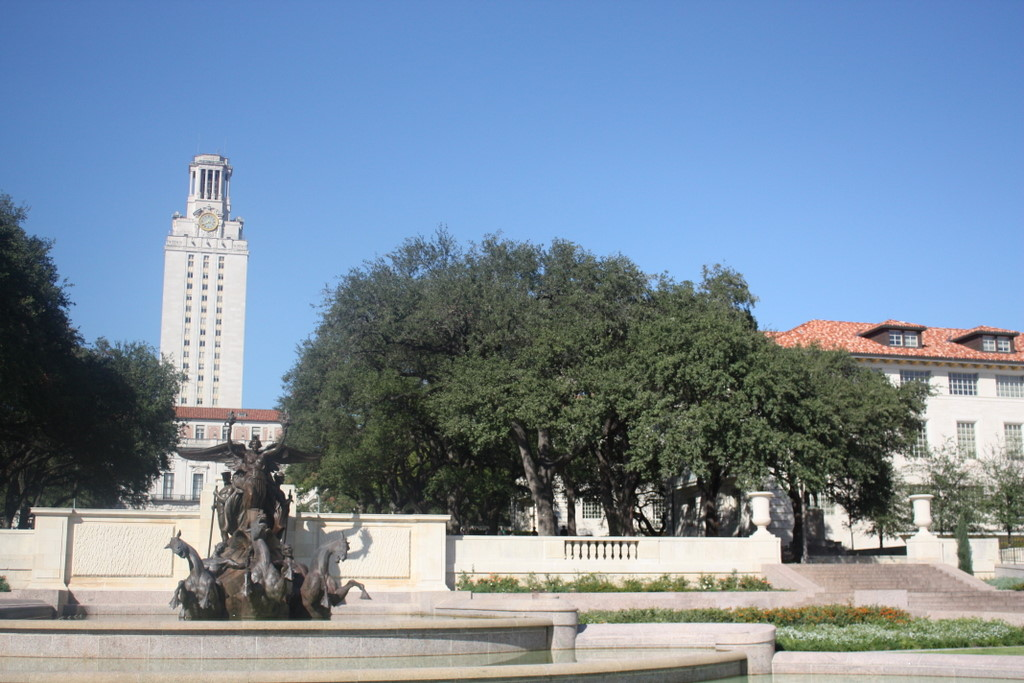
#> input picture data/uttower_left.JPG, 1024 x 683 px
$ python stitch.py
#> lines starting #> are read from the running program, lines starting #| are printed output that depends on the picture; long printed decimals are rounded
#!/usr/bin/env python

# ---------------------------------
# CS472 - Assignment 4
# Date: 15/05/2022
# Adel Abbas, csdp1270
#
# Run:
#   python3 stitch.py
# ---------------------------------

import os
import cv2 as cv
import numpy as np


def readImage(filename):
    return cv.imread(filename, cv.IMREAD_GRAYSCALE)


def writeImage(img, filename):
    cv.imwrite(filename, img)
    return None


def getConstraint(a: cv.KeyPoint, b: cv.KeyPoint):
    """
    Constructs a constraint matrix given 2 key points
    """
    ax, ay = a.pt
    bx, by = b.pt
    A = np.array(
        [[-ax, -ay, -1, 0, 0, 0, ax * bx, ay * bx, bx],
         [0, 0, 0, -ax, -ay, -1, ax * by, ay * by, by]]
    )
    return A


def findHomography(kp1, kp2, matches):
    """
    Computes the homography matrix using RANSAC.
    """
    NB_ITERS = 1000
    MAX_NB_INLIERS = 100
    maxInliersCount = 0
    bestInliers1 = None
    bestInliers2 = None
    iter = 0
    while maxInliersCount < MAX_NB_INLIERS and iter < NB_ITERS:
        # Choose random samples
        sampleIds = np.random.choice(matches.shape[0], size=4, replace=False)
        samples = matches[sampleIds, :]

        # Then construct the A matrix to be used in the DLT process
        constraints = tuple(getConstraint(kp1[a], kp2[b]) for a, b in samples)
        A = np.vstack(constraints)
        _, _, vh = np.linalg.svd(A)
        # The last row of vh corresponds to the eigenvector associated with
        # the smallest eigenvalue of A.T @ A
        h = vh[-1, :].reshape((3, 3))

        # Find the inliers
        matchIds1 = np.array(matches[:, 0], dtype=int)
        matchIds2 = np.array(matches[:, 1], dtype=int)
        inliers1, inliers2 = getInliers(
            np.array(kp1)[matchIds1], np.array(kp2)[matchIds2], h)
        count = len(inliers1)

        if count >= maxInliersCount:
            maxInliersCount = count
            bestInliers1 = inliers1
            bestInliers2 = inliers2
        iter += 1

    # Recompute h with the best set of inliers
    constraints = tuple(getConstraint(kp1, kp2)
                        for kp1, kp2 in zip(bestInliers1, bestInliers2))
    A = np.vstack(constraints)
    _, _, vh = np.linalg.svd(A)
    h = vh[-1, :].reshape((3, 3))

    # Compute Average residual
    print(f" Number of inliers : {maxInliersCount}")
    residual = getAverageResidual(bestInliers1, bestInliers2, h)
    print(f" Average residual : {residual}")

    return h


def getAverageResidual(kp1, kp2, h):
    """
    Computes the average residual corresponding to the input
    homography matrx.
    """
    kp1_coordinates = np.array([[kp.pt[0], kp.pt[1], 1] for kp in kp1])
    kp2_coordinates = np.array([list(kp.pt) for kp in kp2])

    prediction = kp1_coordinates @ h
    # Normalize coordinates [x, y, alpha] => [x, y, 1]
    prediction = prediction / prediction[:, 2][:, None]
    prediction = prediction[:, :2]
    dist = np.linalg.norm(prediction - kp2_coordinates, axis=1)**2
    residual = np.mean(dist)
    return residual


def getInliers(kp1, kp2, h):
    """
    Finds the inlier key points pairs.
    """
    INLIER_DIST_THRESHOLD = 600
    kp1_coordinates = np.array([[kp.pt[0], kp.pt[1], 1] for kp in kp1])
    kp2_coordinates = np.array([list(kp.pt) for kp in kp2])

    prediction = kp1_coordinates @ h
    # Normalize coordinates [x, y, alpha] => [x, y, 1]
    prediction = prediction / prediction[:, 2][:, None]
    prediction = prediction[:, :2]
    dist = np.linalg.norm(prediction - kp2_coordinates, axis=1)
    inliersIds = np.argwhere(dist < INLIER_DIST_THRESHOLD).flatten()
    return kp1[inliersIds], kp2[inliersIds]


def warpImages(img1, img2, h):
    height1, width1 = img1.shape
    height2, width2 = img2.shape
    # Find the corners of the new image
    # Define the corners of both input images
    srcImageCorners = np.array([[0, 0],
                                [0, height1],
                                [width1, height1],
                                [width1, 0]], dtype=np.float64)
    # Reshape to match opencv's perspectiveTransform input format
    srcImageCorners = srcImageCorners.reshape(-1, 1, 2)

    destImageCorners = np.array([[0, 0],
                                 [0, height2],
                                 [width2, height2],
                                 [width2, 0]], dtype=np.float64)
    destImageCorners = destImageCorners.reshape(-1, 1, 2)

    # Translate the corners of the first image
    srcImageCorners = cv.perspectiveTransform(srcImageCorners, h)

    corners = np.concatenate(
        (srcImageCorners, destImageCorners), axis=0)

    # Compute the corners of the output image
    margin = 1
    x_min, y_min = np.int32(corners.min(axis=0).ravel() - margin)
    x_max, y_max = np.int32(corners.max(axis=0).ravel() + margin)
    shape = (x_max - x_min, y_max - y_min)
    x_min = -x_min
    y_min = -y_min

    # Homography translation matrix
    ht = np.array([[1, 0, x_min],
                   [0, 1, y_min],
                   [0, 0, 1]])

    # Warp the source image in the output image
    warp = cv.warpPerspective(img1, ht.dot(h), dsize=shape)

    warp[y_min: height1 + y_min, x_min: width1 + x_min] = img2
    return warp


def getTopMatches(distances, n):
    """
    Return a matrix with the indices of the
    top-N matches. This step is the slowest part of the entire
    stichting process, as the sorting task is performed on a
    relatively large matrix.
    """
    width = distances.shape[1]
    topN = distances.flatten().argsort()[:n]
    matches = np.zeros((n, 2), dtype=int)
    for k, i in enumerate(topN):
        x = i % width
        y = i // width
        matches[k] = [y, x]
    return matches


def computeDistanceMatrix(A, B):
    """
    In order to benefit from the efficiency of vectorized numpy computations,
    the distance matrix dist(A, B) is computed as :
    dist(A, B) = sqrt(dot(A, A) + dot(B, B) - 2 * dot(A, B))
    """
    M = A.shape[0]
    N = B.shape[0]
    AA = np.sum(A*A, axis=1).reshape((M, 1)) * np.ones((1, N))
    BB = np.sum(B*B, axis=1) * np.ones((M, 1))
    distances = AA + BB - 2 * A.dot(B.T)
    return np.sqrt(distances)


def stitch(img1, img2):
    print(" Computing SIFT features")
    sift = cv.SIFT_create()
    kp1, des1 = sift.detectAndCompute(img1, None)
    kp2, des2 = sift.detectAndCompute(img2, None)

    print(" Computing distance matrix")
    distances = computeDistanceMatrix(des1, des2)

    print(" Computing top n matches")
    n = 200
    matches = getTopMatches(distances, n)

    print(" Computing homography")
    h = findHomography(kp1, kp2, matches)

    print(" Warping images")
    stitched = warpImages(img1, img2, h)
    return stitched


def process(filename, filename2, data="./", out="./"):
    print("-------------------------")
    print(" Reading images")
    img1 = readImage(os.path.join(data, filename))
    img2 = readImage(os.path.join(data, filename2))
    res = stitch(img1, img2)
    writeImage(res, os.path.join(out, "stitch.jpg"))
    return None


def main():
    DIR = "./data"
    OUT = "./out"
    filename = "uttower_left.JPG"
    filename2 = "uttower_right.JPG"
    #filename = "1.JPG"
    #filename2 = "2.JPG"
    process(filename, filename2, data=DIR, out=OUT)
#> call 2 of readImage, with filename = './data/uttower_right.JPG'
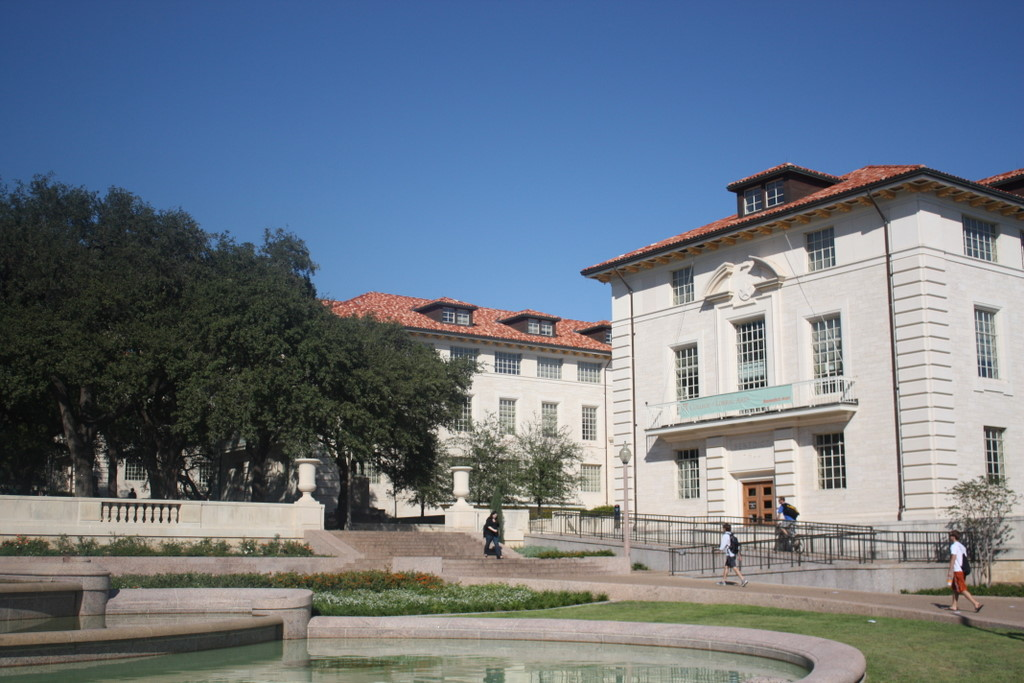
#> input picture data/uttower_right.JPG, 1024 x 683 px
#> in readImage (call 2), `return cv.imread(filename, cv.IMREAD_GRAYSCALE)`:
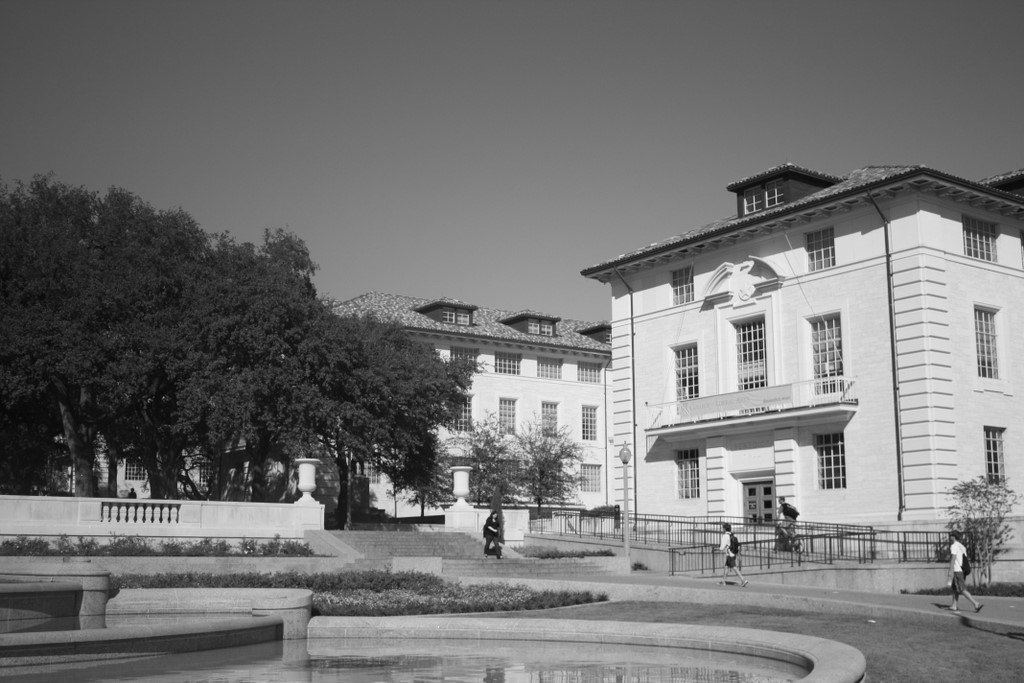
#> returned value: shape (683, 1024); min 3, max 255, mean 117
#> in stitch, `kp1, des1 = sift.detectAndCompute(img1, None)`: kp1 = 5317 keypoints; strongest (x, y, size): (620, 556, 2.4), (612, 556, 2.2), (698, 499, 3.5), (534, 528, 1.9)
#> in stitch, `kp2, des2 = sift.detectAndCompute(img2, None)`: kp2 = 4195 keypoints; strongest (x, y, size): (958, 550, 9.6), (490, 527, 2), (376, 451, 1.8), (440, 520, 6.8)
#> in computeDistanceMatrix, `distances = AA + BB - 2 * A.dot(B.T)`:
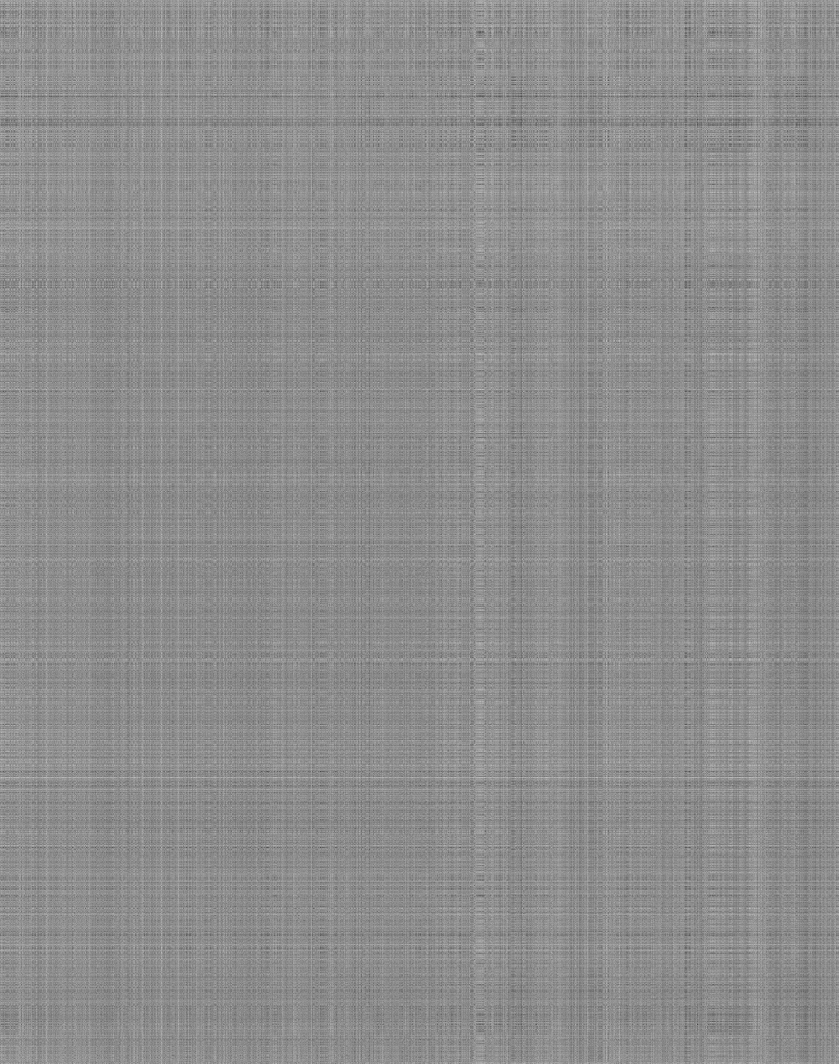
#> distances: shape (5317, 4195) float64 (shown at 1/5 size); min 824, max 502590, mean 279758.5; drawn with min black and max white
#> in computeDistanceMatrix, `return np.sqrt(distances)`:
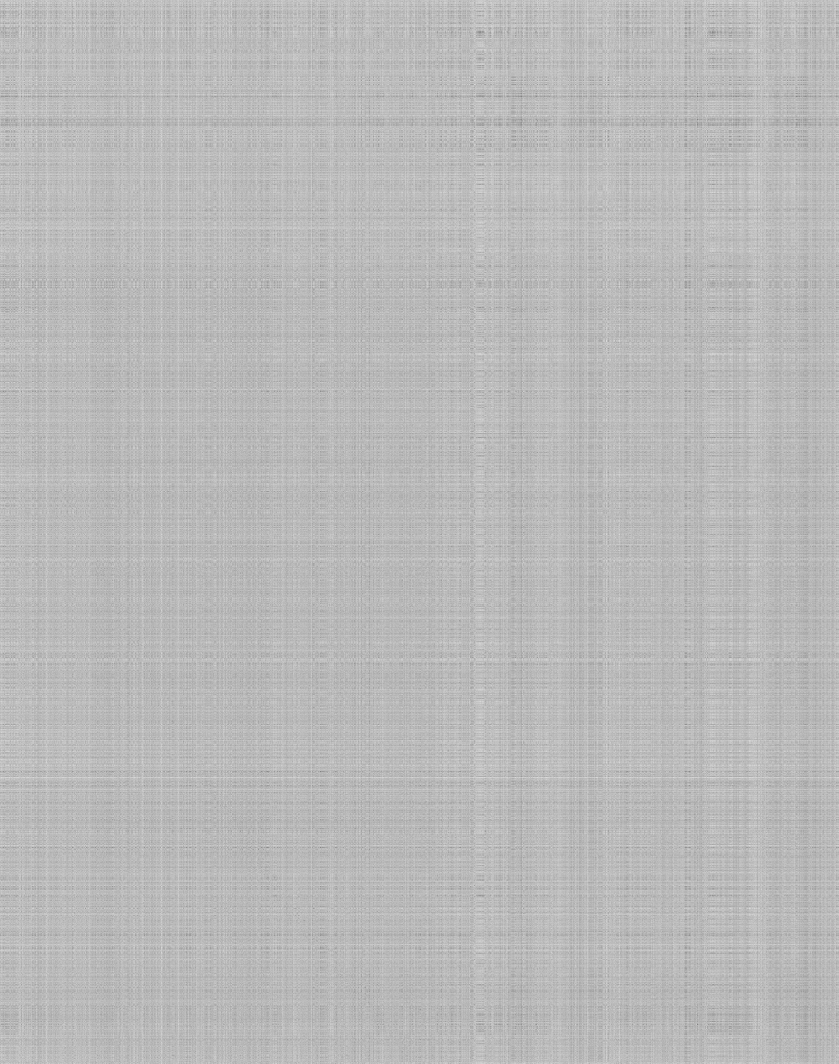
#> returned value: shape (5317, 4195) float64 (shown at 1/5 size); min 28.71, max 708.9, mean 525.4; drawn with min black and max white
#> in getTopMatches, `topN = distances.flatten().argsort()[:n]`: topN = 200 values, max 22155878 at index 146, min 326591 at index 130, mean 15646354.7
#> the loop in getTopMatches, `for k, i in enumerate(topN):` made 200 passes
#> (i, x, y) on passes 1 to 3: (14100098, 703, 3361), (20192111, 1576, 4813), (18409035, 1375, 4388)
#> after the loop in getTopMatches, `for k, i in enumerate(topN):`: matches = 200 pairs, first value 77 to 5281, second value 32 to 3586
#> the loop in findHomography, `while maxInliersCount < MAX_NB_INLIERS and iter < NB_ITERS:` made 1000 passes
#> samples on passes 1 to 12: [[4187, 1180], [4899, 1733], [3200, 691], [3970, 1085]], [[1879, 32], [3020, 583], [4398, 1381], [3218, 673]], [[5145, 1975], [4372, 1322], [4898, 1732], [5281, 2083]], [[77, 3576], [4020, 1125], [1879, 32], [4876, 1754]], [[2045, 121], [3479, 825], [4898, 1732], [5074, 1917]], [[3370, 763], [4881, 1755], [4602, 1523], [1879, 32]], [[4084, 1176], [3479, 825], [4545, 1432], [2691, 273]], [[1380, 1892], [164, 3551], [4906, 1760], [3018, 538]], [[4084, 1176], [5267, 1971], [77, 3576], [4881, 1755]], [[3643, 926], [3275, 653], [4274, 1225], [4881, 1755]], [[4478, 1358], [4742, 1617], [3305, 729], [591, 3572]], [[4520, 1434], [3966, 1041], [3247, 656], [3190, 650]]
#> after the loop in findHomography, `while maxInliersCount < MAX_NB_INLIERS and iter < NB_ITERS:`: iter = 1000; maxInliersCount = 96
#> in findHomography, `constraints = tuple(getConstraint(kp1, kp2) for kp1, kp2 in zip(bestIn..`: constraints = 96 items
#> in findHomography, `h = vh[-1, :].reshape((3, 3))`: h = [[-0.00217, 0.000128, 0.96], [-0.000286, -0.00203, 0.28], [-4.67e-07, -1.33e-08, -0.00168]]
#|  Number of inliers : 96
#> in getAverageResidual, `kp1_coordinates = np.array([[kp.pt[0], kp.pt[1], 1] for kp in kp1])`: kp1_coordinates = 96 rows, first 8: [870.5, 349.9, 1], [928.1, 335.5, 1], [557.6, 608.8, 1], [821.3, 438, 1], [928.1, 335.5, 1], [949, 340.1, 1], [676.1, 366.1, 1], [880.1, 347.6, 1]
#> in getAverageResidual, `kp2_coordinates = np.array([list(kp.pt) for kp in kp2])`: kp2_coordinates = 96 pairs, first value 17.56 to 503.2, second value 195.2 to 581.7
#> in getAverageResidual, `prediction = kp1_coordinates @ h`: prediction = 96 rows, first 8: [-1.99, -0.6, 933.7], [-2.11, -0.563, 984.9], [-1.39, -1.17, 705.9], [-1.91, -0.785, 911.2], [-2.11, -0.563, 984.9], [-2.16, -0.57, 1006.3], [-1.57, -0.658, 751.6], [-2.01, -0.594, 942.3]
#> in getAverageResidual, `prediction = prediction / prediction[:, 2][:, None]`: prediction = 96 rows, first 8: [-0.00213, -0.000643, 1], [-0.00214, -0.000572, 1], [-0.00196, -0.00165, 1], [-0.0021, -0.000862, 1], [-0.00214, -0.000572, 1], [-0.00215, -0.000566, 1], [-0.00209, -0.000875, 1], [-0.00213, -0.00063, 1]
#> in getAverageResidual, `prediction = prediction[:, :2]`: prediction = 96 pairs, first value -0.00215 to -0.00193, second value -0.00184 to -0.000552
#> in getAverageResidual, `dist = np.linalg.norm(prediction - kp2_coordinates, axis=1)**2`: dist = 96 values, max 358401.3 at index 68, min 48577.5 at index 19, mean 258956.2
#> in getAverageResidual, `residual = np.mean(dist)`: residual = 258956.2
#|  Average residual : 258956.189
#> in warpImages, `srcImageCorners = cv.perspectiveTransform(srcImageCorners, h)`: srcImageCorners = [[-571.1, -166.9], [-619.7, 655.6], [543, 646], [585.8, 5.68]]
#> in warpImages, `corners = np.concatenate( (srcImageCorners, destImageCorners), axis=0)`: corners = [[-571.1, -166.9], [-619.7, 655.6], [543, 646], [585.8, 5.68], [0, 0], [0, 683], [1024, 683], [1024, 0]]
#> in warpImages, `x_min, y_min = np.int32(corners.min(axis=0).ravel() - margin)`: x_min = -620; y_min = -167
#> in warpImages, `x_max, y_max = np.int32(corners.max(axis=0).ravel() + margin)`: x_max = 1025; y_max = 684
#> in warpImages, `shape = (x_max - x_min, y_max - y_min)`: shape = (1645, 851)
#> in warpImages, `x_min = -x_min`: x_min = 620
#> in warpImages, `y_min = -y_min`: y_min = 167
#> in warpImages, `ht = np.array([[1, 0, x_min], [0, 1, y_min], [0, 0, 1]])`: ht = [[1, 0, 620], [0, 1, 167], [0, 0, 1]]
#> in warpImages, `warp = cv.warpPerspective(img1, ht.dot(h), dsize=shape)`:
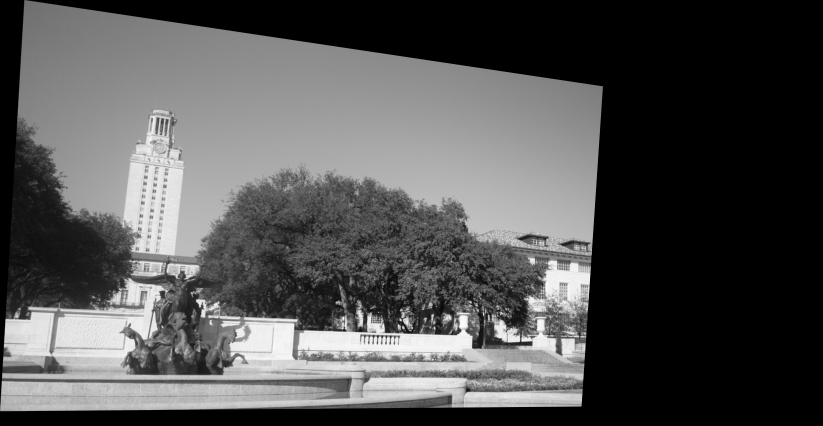
#> warp: shape (851, 1645) (shown at 1/2 size); min 0, max 252, mean 82.4
#> in warpImages, `warp[y_min: height1 + y_min, x_min: width1 + x_min] = img2`:
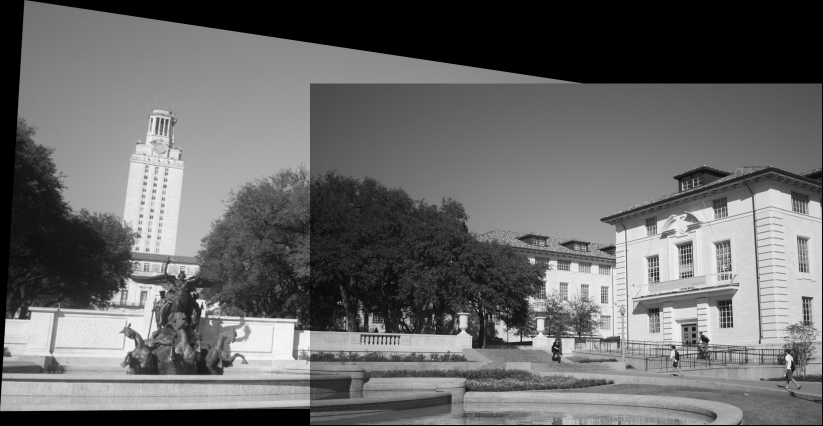
#> warp: shape (851, 1645) (shown at 1/2 size); min 0, max 255, mean 104.9

    return None


if __name__ == "__main__":
    main()
